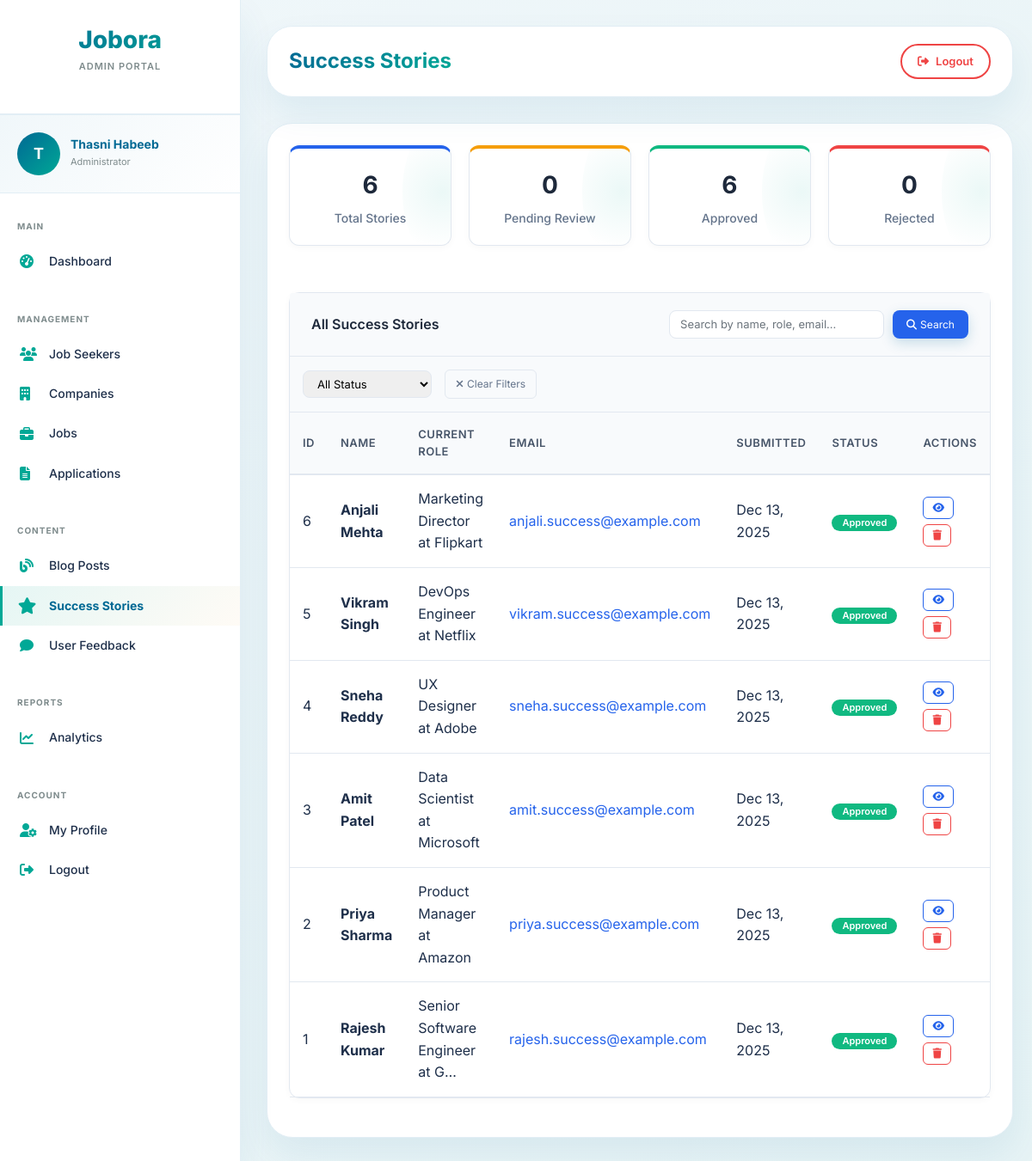
The page /admin-panel/content/stories/ (signed in) on the database its author committed.
### core/models.py (models this page shows, shortened)
class SuccessStory(models.Model):
    STATUS_CHOICES = [
        ('pending', 'Pending Review'),
        ('approved', 'Published'),
        ('rejected', 'Rejected'),
    ]
    full_name = models.CharField(
        max_length=100,
        validators=[
            MinLengthValidator(3, message='Name must be at least 3 characters long'),
            MaxLengthValidator(30, message='Name cannot exceed 30 characters')
        ]
    )
    current_role = models.CharField(
        max_length=100,
        validators=[
            MinLengthValidator(3, message='Role must be at least 3 characters long'),
            MaxLengthValidator(50, message='Role cannot exceed 50 characters')
        ]
    )
    email = models.EmailField()
    story_content = models.TextField(
        validators=[
            MinLengthValidator(100, message='Story must be at least 100 characters long'),
            MaxLengthValidator(2000, message='Story cannot exceed 2000 characters')
        ]
    )
    status = models.CharField(max_length=10, choices=STATUS_CHOICES, default='pending')
    consent = models.BooleanField(default=False)
    created_at = models.DateTimeField(auto_now_add=True)
    updated_at = models.DateTimeField(auto_now=True)
    approved_by = models.ForeignKey(
        settings.AUTH_USER_MODEL,  # CHANGED FROM User
        on_delete=models.SET_NULL,
        null=True,
        blank=True,
        related_name='approved_stories'
    )
    class Meta:
        verbose_name_plural = "Success Stories"
        ordering = ['-created_at']

### admin_panel/views.py (the view)
# urls.py: path('content/stories/', views.admin_stories_list, name='admin_stories_list'),
@admin_required
def admin_stories_list(request):
    search_query = request.GET.get('search', '')
    status_filter = request.GET.get('status', '')
    stories = SuccessStory.objects.all().order_by('-created_at')
    if search_query:
        stories = stories.filter(
            Q(full_name__icontains=search_query) |
            Q(current_role__icontains=search_query) |
            Q(email__icontains=search_query)
        )
    if status_filter:
        stories = stories.filter(status=status_filter)
    paginator = Paginator(stories, 20)
    page_number = request.GET.get('page')
    page_obj = paginator.get_page(page_number)
    context = {
        'stories': page_obj,
        'search_query': search_query,
        'status_filter': status_filter,
        'total_stories': SuccessStory.objects.count(),
        'pending_stories': SuccessStory.objects.filter(status='pending').count(),
        'approved_stories': SuccessStory.objects.filter(status='approved').count(),
        'rejected_stories': SuccessStory.objects.filter(status='rejected').count(),
    }
    return render(request, 'admin_panel/content/stories_list.html', context)

### templates/admin_panel/content/stories_list.html (shortened to what this page needs)
{% extends 'admin_panel/admin_base.html' %}
{% block page_title %}Success Stories{% endblock %}
{% block content %}
<div class="row mb-4">
    <div class="col-md-12">
        <div class="stats-grid">
            <div class="stat-card">
                <div class="stat-number">{{ total_stories }}</div>
                <div class="stat-label">Total Stories</div>
            </div>
            <div class="stat-card">
                <div class="stat-number">{{ pending_stories }}</div>
                <div class="stat-label">Pending Review</div>
            </div>
            <div class="stat-card">
                <div class="stat-number">{{ approved_stories }}</div>
                <div class="stat-label">Approved</div>
            </div>
            <div class="stat-card">
                <div class="stat-number">{{ rejected_stories }}</div>
                <div class="stat-label">Rejected</div>
            </div>
        </div>
    </div>
</div>
<div class="card">
    <div class="card-header">
        <div style="display: flex; justify-content: space-between; align-items: center; flex-wrap: wrap; gap: 15px;">
            <h5 class="mb-0">All Success Stories</h5>
            <div>
                <form method="GET" style="display: flex; gap: 10px;">
                    <input type="text" name="search" class="form-control" placeholder="Search by name, role, email..." value="{{ search_query }}" style="padding: 6px 12px; border: 1px solid #e2e8f0; border-radius: 8px; font-size: 13px; width: 250px;">
                    <button type="submit" class="btn-primary btn-sm" style="background: #2563eb; color: white; border: none; padding: 6px 16px; border-radius: 8px; cursor: pointer;">
                        <i class="fas fa-search"></i> Search
                    </button>
                </form>
            </div>
        </div>
    </div>
    <div class="filter-section">
        <div style="display: flex; gap: 15px; align-items: center; flex-wrap: wrap;">
            <select name="status" class="form-select-sm" onchange="window.location.href=this.value" style="width: auto; min-width: 150px;">
                <option value="?{% if search_query %}search={{ search_query }}&{% endif %}">All Status</option>
            </select>
            <a href="{% url 'admin_stories_list' %}" class="btn-outline-secondary btn-sm">
                <i class="fas fa-times"></i> Clear Filters
            </a>
        </div>
    </div>
    <div style="overflow-x: auto;">
        <table class="admin-table">
            <thead>
                <tr>
                    <th>ID</th>
                    <th>Name</th>
                    <th>Current Role</th>
                    <th>Email</th>
                    <th>Submitted</th>
                    <th>Status</th>
                    <th>Actions</th>
                </tr>
            </thead>
            <tbody>
                {% for story in stories %}
                <tr>
                    <td>{{ story.id }}</td>
                    <td><strong>{{ story.full_name }}</strong></td>
                    <td>{{ story.current_role|truncatechars:30 }}</td>
                    <td><a href="mailto:{{ story.email }}" style="color: #2563eb; text-decoration: none;">{{ story.email }}</a></td>
                    <td>{{ story.created_at|date:"M d, Y" }}</td>
                    <td>
                        {% if story.status == 'approved' %}
                            <span class="badge badge-success">Approved</span>
                        {% elif story.status == 'pending' %}
                            <span class="badge badge-warning">Pending</span>
                        {% else %}
                            <span class="badge badge-danger">Rejected</span>
                        {% endif %}
                    </td>
                    <td>
                        <div class="btn-group">
                            <a href="{% url 'admin_story_detail' story.id %}" class="btn-outline-info btn-sm" title="View">
                                <i class="fas fa-eye"></i>
                            </a>
                            <form method="POST" action="{% url 'admin_story_delete' story.id %}" style="display: inline;" onsubmit="return confirm('Are you sure you want to delete this story?');">
                                <button type="submit" class="btn-outline-danger btn-sm" title="Delete">
                                    <i class="fas fa-trash"></i>
                                </button>
                            </form>
                        </div>
                    </td>
                </tr>
                {% endfor %}
            </tbody>
        </table>
    </div>
</div>
{% endblock %}

### templates/admin_panel/admin_base.html (shortened to what this page needs)
{% load static %}
<!DOCTYPE html>
<html lang="en">
<head>
    <link href="https://cdn.jsdelivr.net/npm/bootstrap@5.1.3/dist/css/bootstrap.min.css" rel="stylesheet">
    <link rel="stylesheet" href="https://cdnjs.cloudflare.com/ajax/libs/font-awesome/6.4.0/css/all.min.css">
</head>
<body>
    <div class="admin-wrapper">
        <aside class="admin-sidebar">
            <div class="sidebar-header">
                <h2>Job<span>ora</span></h2>
                <p>ADMIN PORTAL</p>
            </div>
            <div class="admin-profile">
                <div class="profile-avatar">
                    {{ request.user.first_name|first|default:request.user.username|first|upper }}
                </div>
                <div class="profile-info">
                    <h4>{{ request.user.get_full_name|default:request.user.username }}</h4>
                    <p>Administrator</p>
                </div>
            </div>
            <div class="sidebar-menu">
                <div class="menu-section">
                    <div class="menu-title">Main</div>
                    <a href="{% url 'admin_dashboard' %}" class="menu-item {% if request.resolver_match.url_name == 'admin_dashboard' %}active{% endif %}">
                        <i class="fas fa-tachometer-alt"></i>
                        <span>Dashboard</span>
                    </a>
                </div>
                <div class="menu-section">
                    <div class="menu-title">Management</div>
                    <a href="{% url 'admin_users' %}" class="menu-item {% if 'users' in request.path %}active{% endif %}">
                        <i class="fas fa-users"></i>
                        <span>Job Seekers</span>
                    </a>
                    <a href="{% url 'admin_companies' %}" class="menu-item {% if 'companies' in request.path %}active{% endif %}">
                        <i class="fas fa-building"></i>
                        <span>Companies</span>
                    </a>
                    <a href="{% url 'admin_jobs' %}" class="menu-item {% if 'jobs' in request.path %}active{% endif %}">
                        <i class="fas fa-briefcase"></i>
                        <span>Jobs</span>
                    </a>
                    <a href="{% url 'admin_applications' %}" class="menu-item {% if 'applications' in request.path %}active{% endif %}">
                        <i class="fas fa-file-alt"></i>
                        <span>Applications</span>
                    </a>
                </div>
                <div class="menu-section">
                    <div class="menu-title">Content</div>
                    <a href="{% url 'admin_blog_list' %}" class="menu-item {% if 'blog' in request.path %}active{% endif %}">
                        <i class="fas fa-blog"></i>
                        <span>Blog Posts</span>
                    </a>
                    <a href="{% url 'admin_stories_list' %}" class="menu-item {% if 'stories' in request.path %}active{% endif %}">
                        <i class="fas fa-star"></i>
                        <span>Success Stories</span>
                    </a>
                    <a href="{% url 'admin_feedback' %}" class="menu-item {% if 'feedback' in request.path %}active{% endif %}">
                        <i class="fas fa-comment"></i>
                        <span>User Feedback</span>
                    </a>
                </div>
                <div class="menu-section">
                    <div class="menu-title">Reports</div>
                    <a href="{% url 'admin_analytics' %}" class="menu-item {% if 'analytics' in request.path %}active{% endif %}">
                        <i class="fas fa-chart-line"></i>
                        <span>Analytics</span>
                    </a>
                </div>
                <div class="menu-section">
                    <div class="menu-title">Account</div>
                    <a href="{% url 'admin_profile' %}" class="menu-item {% if 'profile' in request.path %}active{% endif %}">
                        <i class="fas fa-user-cog"></i>
                        <span>My Profile</span>
                    </a>
                    <a href="{% url 'admin_logout' %}" class="menu-item">
                        <i class="fas fa-sign-out-alt"></i>
                        <span>Logout</span>
                    </a>
                </div>
            </div>
        </aside>
        <main class="admin-main">
            <div class="top-bar animate-fadeInUp">
                <div class="page-title">
                    <h1>{% block page_title %}Admin Dashboard{% endblock %}</h1>
                </div>
                <div class="top-actions">
                    <a href="{% url 'admin_logout' %}" class="btn-admin logout-btn">
                        <i class="fas fa-sign-out-alt"></i> Logout
                    </a>
                </div>
            </div>
            <div class="content-area">
                {% block content %}{% endblock %}
            </div>
        </main>
    </div>
</body>
</html>

### templates/admin_panel/content/stories_list.html (style rules this page uses)
.stats-grid { display: grid; grid-template-columns: repeat(4, 1fr); gap: 20px; margin-bottom: 30px; }
.stat-card { background: white; border-radius: 12px; padding: 20px; border: 1px solid #e2e8f0; text-align: center; transition: all 0.3s; box-shadow: 0 2px 8px rgba(0,0,0,0.03); }
.stat-card:nth-child(1) { border-top: 4px solid #2563eb; }
.stat-card:nth-child(2) { border-top: 4px solid #f59e0b; }
.stat-card:nth-child(3) { border-top: 4px solid #10b981; }
.stat-card:nth-child(4) { border-top: 4px solid #ef4444; }
.stat-number { font-size: 28px; font-weight: 700; color: #1e293b; margin-bottom: 5px; }
.stat-label { color: #64748b; font-size: 14px; }
.card { border: 1px solid #e2e8f0; border-radius: 12px; background: white; margin-bottom: 20px; box-shadow: 0 2px 8px rgba(0,0,0,0.03); }
.card-header { padding: 20px 25px; border-bottom: 1px solid #e2e8f0; background: #f8fafc; border-radius: 12px 12px 0 0; }
.card-header h5 { margin: 0; font-size: 16px; font-weight: 600; color: #1e293b; }
.admin-table { width: 100%; border-collapse: collapse; }
.admin-table th { background: #f8fafc; padding: 15px; text-align: left; font-weight: 600; color: #475569; font-size: 13px; border-bottom: 2px solid #e2e8f0; }
.admin-table td { padding: 15px; border-bottom: 1px solid #e2e8f0; vertical-align: middle; }
.badge { padding: 4px 12px; border-radius: 20px; font-size: 11px; font-weight: 600; display: inline-block; }
.badge-success { background: #10b981; color: white; }
.filter-section { padding: 15px; background: #f8fafc; border-bottom: 1px solid #e2e8f0; }
.form-select-sm { padding: 6px 12px; border: 1px solid #e2e8f0; border-radius: 8px; font-size: 13px; width: 100%; }
.btn-sm { padding: 6px 12px; border-radius: 6px; font-size: 12px; text-decoration: none; display: inline-flex; align-items: center; gap: 4px; border: 1px solid transparent; cursor: pointer; }
.btn-primary { background: #2563eb; color: white; border: none; }
.btn-outline-secondary { background: transparent; border: 1px solid #e2e8f0; color: #64748b; }
.btn-group { display: flex; gap: 5px; flex-wrap: wrap; }
.btn-outline-info { background: transparent; border: 1px solid #2563eb; color: #2563eb; padding: 6px 10px; border-radius: 6px; font-size: 12px; text-decoration: none; display: inline-flex; align-items: center; gap: 4px; cursor: pointer; }
.btn-outline-danger { background: transparent; border: 1px solid #ef4444; color: #ef4444; padding: 6px 10px; border-radius: 6px; font-size: 12px; text-decoration: none; display: inline-flex; align-items: center; gap: 4px; cursor: pointer; }

### rows shown on the page
SuccessStory: id "6", full_name "Anjali Mehta", current_role "Marketing Director at Flipkart", email "anjali.success@example.com", created_at "Dec 13, 2025", status "Approved"
SuccessStory: id "5", full_name "Vikram Singh", current_role "DevOps Engineer at Netflix", email "vikram.success@example.com", created_at "Dec 13, 2025", status "Approved"
SuccessStory: id "4", full_name "Sneha Reddy", current_role "UX Designer at Adobe", email "sneha.success@example.com", created_at "Dec 13, 2025", status "Approved"
SuccessStory: id "3", full_name "Amit Patel", current_role "Data Scientist at Microsoft", email "amit.success@example.com", created_at "Dec 13, 2025", status "Approved"
SuccessStory: id "2", full_name "Priya Sharma", current_role "Product Manager at Amazon", email "priya.success@example.com", created_at "Dec 13, 2025", status "Approved"
SuccessStory: id "1", full_name "Rajesh Kumar", current_role "Senior Software Engineer at G…", email "rajesh.success@example.com", created_at "Dec 13, 2025", status "Approved"

### other values the page prints
{{ request.user.get_full_name|default:request.user.username }} "Thasni Habeeb"
{{ total_stories }} "6"
{{ pending_stories }} "0"
{{ approved_stories }} "6"
{{ rejected_stories }} "0"
